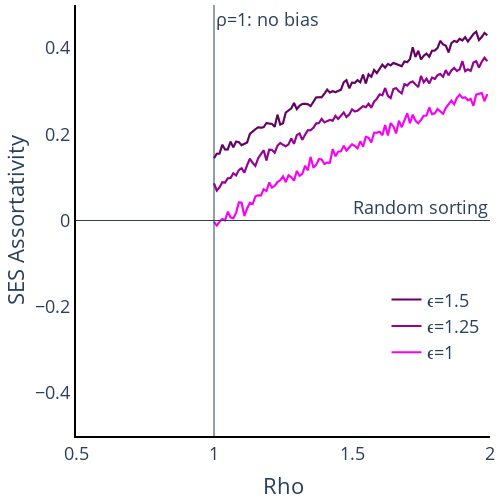

The notebook cell this image was saved under:
### Markdown cell above
### Rho Assortativity

### Code cell
SESAss_rho_epsilon1 = plotly_lines.plot_MTO_sim_results(plotly_lines(), data=df_rho[df_rho['epsilon'] == 1], x_var='rho', y_var='Network_SES_assortativity', x_range=[0.5,2], y_range=[0,1], x_title='rho', y_title='Exposure', with_predicted=False, colors=['rgba(250,0,250,1)'], legend_text='ϵ=1')

SESAss_rho_epsilon125 = plotly_lines.plot_MTO_sim_results(plotly_lines(), data=df_rho[df_rho['epsilon'] == 1.25], x_var='rho', y_var='Network_SES_assortativity', x_range=[0.5,2], y_range=[0,1], x_title='rho', y_title='Exposure', with_predicted=False, colors=['rgba(150,0,150,1)'], legend_text='ϵ=1.25')

SESAss_rho_epsilon15 = plotly_lines.plot_MTO_sim_results(plotly_lines(), data=df_rho[df_rho['epsilon'] == 1.5], x_var='rho', y_var='Network_SES_assortativity', x_range=[0.5,2], y_range=[0,1], x_title='rho', y_title='Exposure', with_predicted=False, colors=['rgba(100,0,100,1)'], legend_text='ϵ=1.5')


SESAss_rho_epsilon125 = go.Figure(data = SESAss_rho_epsilon1.data + SESAss_rho_epsilon125.data + SESAss_rho_epsilon15.data)

SESAss_rho_epsilon125.update_layout(
    title = None, 
    font=dict(size = 18),
    xaxis_title = 'Rho', 
    yaxis_title = 'SES Assortativity',
    width = 500, height = 500,
    showlegend = True, 
    legend=dict(x=0.75,y=0.15),
    legend_title_text = '',
    xaxis_range = [0.5,2],
    yaxis_range = [-0.5,0.5],
    margin=dict(b=5,l=5,r=5,t=5),
    xaxis = dict(showgrid = False, showline = True, linecolor = 'rgb(0,0,0)', linewidth = 2), 
    yaxis = dict(showgrid = False, showline = True, linecolor = 'rgb(0,0,0)', linewidth = 2),
    plot_bgcolor='rgba(0,0,0,0)')


SESAss_rho_epsilon125.add_hline(y=0, line_width=1, annotation_text = 'Random sorting')
SESAss_rho_epsilon125.add_vline(x=1, line_width=1, annotation_text = 'ρ=1: no bias')
